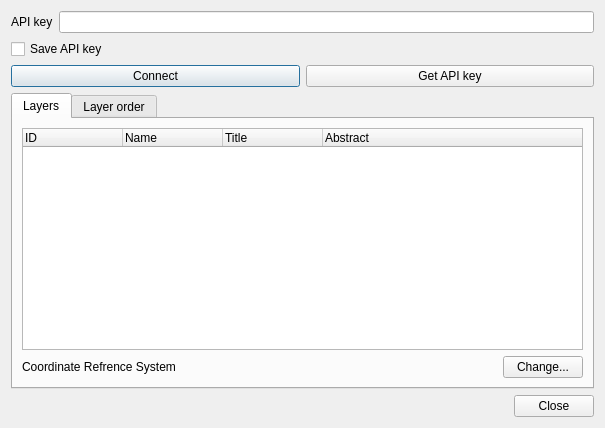
<?xml version="1.0" encoding="UTF-8"?>
<ui version="4.0">
 <class>Dialog</class>
 <widget class="QDialog" name="Dialog">
  <property name="geometry">
   <rect>
    <x>0</x>
    <y>0</y>
    <width>605</width>
    <height>428</height>
   </rect>
  </property>
  <property name="windowTitle">
   <string>Load layers from Scanex</string>
  </property>
  <layout class="QVBoxLayout" name="verticalLayout_2">
   <item>
    <layout class="QHBoxLayout" name="horizontalLayout">
     <item>
      <widget class="QLabel" name="label">
       <property name="text">
        <string>API key</string>
       </property>
      </widget>
     </item>
     <item>
      <widget class="QLineEdit" name="leApiKey"/>
     </item>
    </layout>
   </item>
   <item>
    <widget class="QCheckBox" name="chkSaveKey">
     <property name="text">
      <string>Save API key</string>
     </property>
    </widget>
   </item>
   <item>
    <layout class="QHBoxLayout" name="horizontalLayout_2">
     <item>
      <widget class="QPushButton" name="btnConnect">
       <property name="text">
        <string>Connect</string>
       </property>
      </widget>
     </item>
     <item>
      <widget class="QPushButton" name="btnGetKey">
       <property name="text">
        <string>Get API key</string>
       </property>
      </widget>
     </item>
    </layout>
   </item>
   <item>
    <widget class="QTabWidget" name="tabWidget">
     <property name="currentIndex">
      <number>0</number>
     </property>
     <widget class="QWidget" name="tabLayers">
      <attribute name="title">
       <string>Layers</string>
      </attribute>
      <layout class="QVBoxLayout" name="verticalLayout">
       <item>
        <widget class="QTreeWidget" name="lstLayers">
         <property name="sizePolicy">
          <sizepolicy hsizetype="Expanding" vsizetype="Expanding">
           <horstretch>0</horstretch>
           <verstretch>0</verstretch>
          </sizepolicy>
         </property>
         <property name="selectionMode">
          <enum>QAbstractItemView::MultiSelection</enum>
         </property>
         <property name="allColumnsShowFocus">
          <bool>true</bool>
         </property>
         <column>
          <property name="text">
           <string>ID</string>
          </property>
         </column>
         <column>
          <property name="text">
           <string>Name</string>
          </property>
         </column>
         <column>
          <property name="text">
           <string>Title</string>
          </property>
         </column>
         <column>
          <property name="text">
           <string>Abstract</string>
          </property>
         </column>
        </widget>
       </item>
       <item>
        <layout class="QHBoxLayout" name="horizontalLayout_3">
         <item>
          <widget class="QLabel" name="lblCoordRefSys">
           <property name="text">
            <string>Coordinate Refrence System</string>
           </property>
          </widget>
         </item>
         <item>
          <spacer name="horizontalSpacer">
           <property name="orientation">
            <enum>Qt::Horizontal</enum>
           </property>
           <property name="sizeHint" stdset="0">
            <size>
             <width>40</width>
             <height>20</height>
            </size>
           </property>
          </spacer>
         </item>
         <item>
          <widget class="QPushButton" name="btnChangeCRS">
           <property name="text">
            <string>Change...</string>
           </property>
          </widget>
         </item>
        </layout>
       </item>
      </layout>
      <zorder>lstLayers</zorder>
      <zorder></zorder>
     </widget>
     <widget class="QWidget" name="tabOrder">
      <attribute name="title">
       <string>Layer order</string>
      </attribute>
      <layout class="QGridLayout" name="gridLayout">
       <item row="1" column="0" colspan="3">
        <widget class="QTreeWidget" name="lstOrder">
         <property name="columnCount">
          <number>2</number>
         </property>
         <column>
          <property name="text">
           <string>Layer</string>
          </property>
         </column>
         <column>
          <property name="text">
           <string>Style</string>
          </property>
         </column>
        </widget>
       </item>
       <item row="0" column="0">
        <widget class="QPushButton" name="btnLayerUp">
         <property name="text">
          <string>Up</string>
         </property>
        </widget>
       </item>
       <item row="0" column="1">
        <widget class="QPushButton" name="btnLayerDown">
         <property name="text">
          <string>Down</string>
         </property>
        </widget>
       </item>
       <item row="0" column="2">
        <spacer name="horizontalSpacer_2">
         <property name="orientation">
          <enum>Qt::Horizontal</enum>
         </property>
         <property name="sizeHint" stdset="0">
          <size>
           <width>40</width>
           <height>20</height>
          </size>
         </property>
        </spacer>
       </item>
      </layout>
     </widget>
    </widget>
   </item>
   <item>
    <widget class="QDialogButtonBox" name="buttonBox">
     <property name="orientation">
      <enum>Qt::Horizontal</enum>
     </property>
     <property name="standardButtons">
      <set>QDialogButtonBox::Close</set>
     </property>
    </widget>
   </item>
  </layout>
 </widget>
 <resources/>
 <connections>
  <connection>
   <sender>buttonBox</sender>
   <signal>accepted()</signal>
   <receiver>Dialog</receiver>
   <slot>accept()</slot>
   <hints>
    <hint type="sourcelabel">
     <x>248</x>
     <y>254</y>
    </hint>
    <hint type="destinationlabel">
     <x>157</x>
     <y>274</y>
    </hint>
   </hints>
  </connection>
  <connection>
   <sender>buttonBox</sender>
   <signal>rejected()</signal>
   <receiver>Dialog</receiver>
   <slot>reject()</slot>
   <hints>
    <hint type="sourcelabel">
     <x>316</x>
     <y>260</y>
    </hint>
    <hint type="destinationlabel">
     <x>286</x>
     <y>274</y>
    </hint>
   </hints>
  </connection>
 </connections>
</ui>
